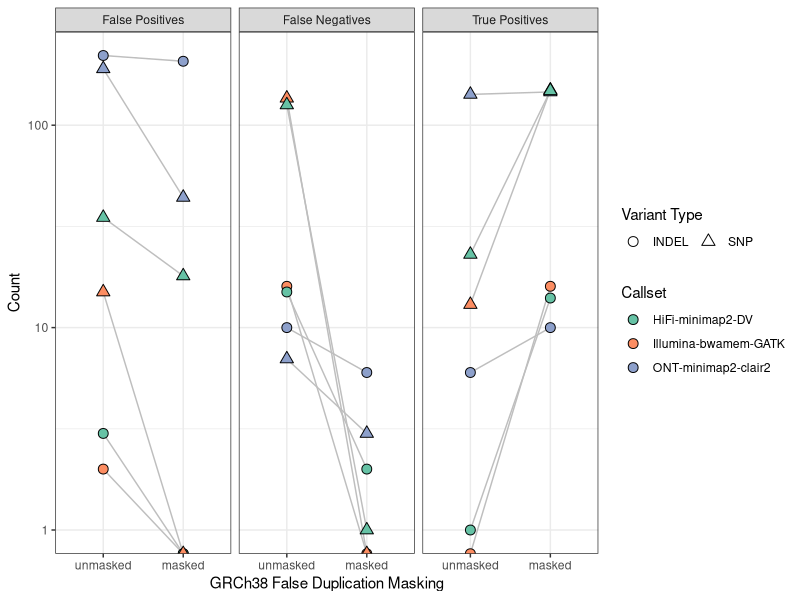
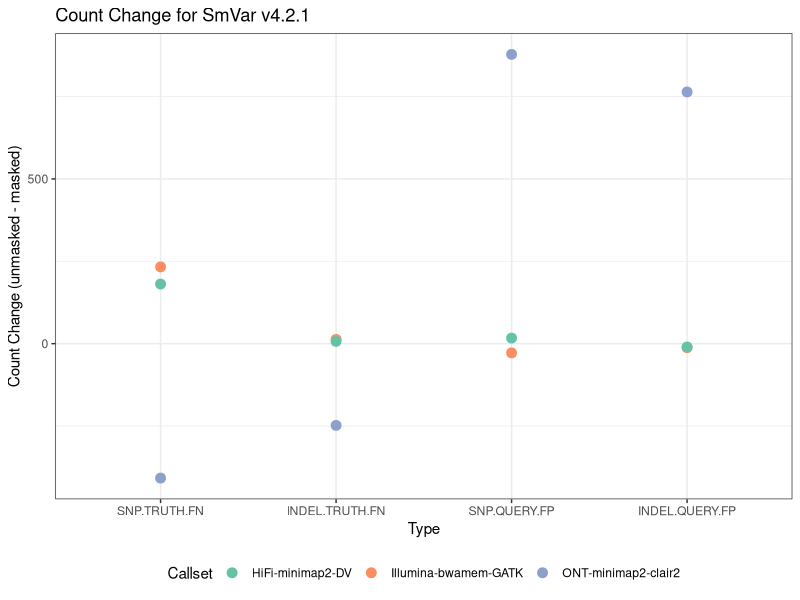
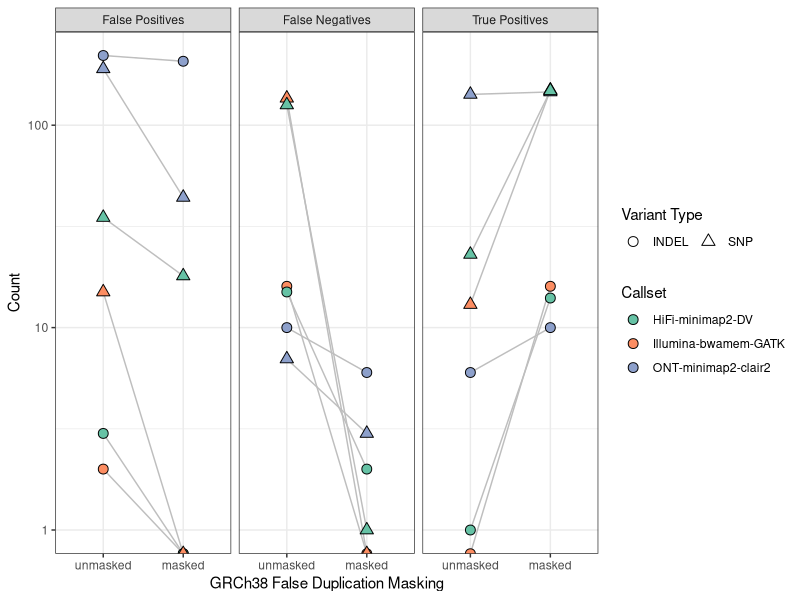
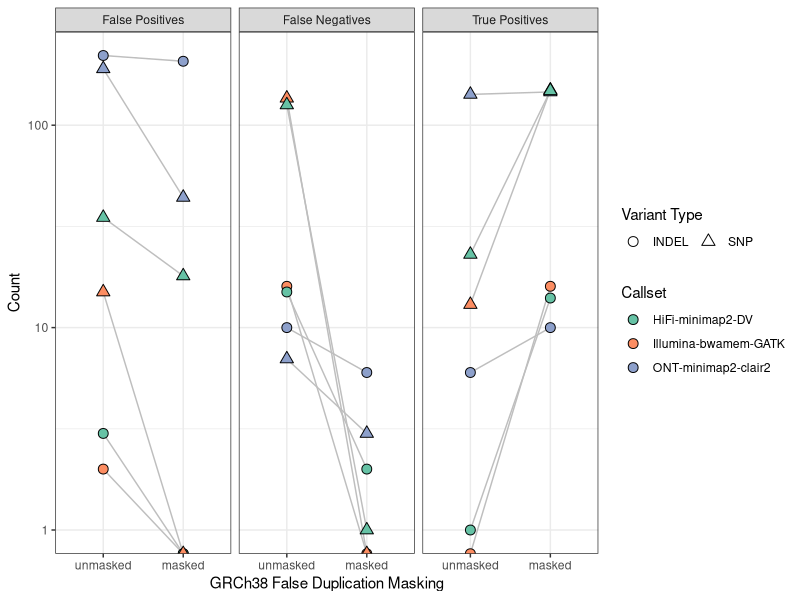

R code for these plots, in order:
##===========================================================================
## Author: Jenny McDaniel

## Date: 4/21/21

## Background: 3/30/21 Request from JZ to generate plots for MRG manuscript to 
## show that the performance of 3 HiFi, Illumina, and ONT callsets 
## to show how masking GRCh38 false duplication improves benchmarking.
## Callsets were renamed for plots as follows:
## ONT-minimap2-clair2-HG2-38-.... --> ONT-minimap2-clair2
## HG002_38_nodecoy.... --> 	Illumina-bwamem-GATK
## HiFi-DV-38.... --> HiFi-minimap2-DV

## Data: Benchmarking data (HG002-GRCh38-masking-comparison-stratifications.csv)
## from https://docs.google.com/spreadsheets/d/1smJ-ATsXwko2sCOTh4Lcyi8msnx1FM1zkERacQdHYY0/edit#gid=1746581338
## "GRCh38 mask/nomask" sheet.  This data was generated using mrg_benchmark_eval
## Snakefile_final_evaluation.py which can be found in JM GitLab repo:
## https://gitlab.nist.gov/gitlab/jennifer.mcdaniel/mrg-benchmark-eval
##===========================================================================

##===========================================================================
## Load Libraries
##===========================================================================

library(reshape2)
library(ggplot2)
library(here)
#contains color blind pallette
# library(RColorBrewer)
library(tidyverse)
# 
# #to view paletts in RColorBrewer pkg
# par(mar=c(3,4,2,2))
# display.brewer.all()

#### suggestion from Nate regarding use of shapes
# If you want to get fancy I like using shapes with outlines, this makes the 
# points pop out more. You would want to use shape 21 for SNP and 25 for INDEL, 
# http://sape.inf.usi.ch/quick-reference/ggplot2/shape, then fill instead of 
# color in the geom_point. You will need to use a custom shape scale. 

##===========================================================================
## Read in data
##===========================================================================

# DF with all metrics
benchComps_strats <- read_csv(
    here("data", "HG002-GRCh38-masking-comparison-stratifications.csv"),
    col_types = cols()
  ) %>% select(Callset, Reference, Genome, benchmark, masking, Subset,
               INDEL.TRUTH.FN, SNP.TRUTH.FN, 
               INDEL.QUERY.FP, SNP.QUERY.FP,  
               INDEL.TRUTH.TP, SNP.TRUTH.TP)

##===========================================================================
## Plot for v0.03.00 -- included in manuscript figure"                      
## "Improvements after masking false duplications" (d)                      
##===========================================================================

#subset to v0.03.00, we only want falsely duplicated strat for the MRG benchmark
benchComps_strats_mrg <- benchComps_strats %>%  
  filter(benchmark == "v0.03.00",
         Subset == "GRCh38_MRG_benchmark_gene_coordinates_falselyduplicated.bed.gz")

meltybench_mrg <- melt(benchComps_strats_mrg)

meltybench_mrg$variable_f = factor(meltybench_mrg$variable, 
                                        levels= c("SNP.TRUTH.FN", 
                                                  "SNP.QUERY.FP", 
                                                  "SNP.TRUTH.TP",
                                                  "INDEL.TRUTH.FN", 
                                                  "INDEL.QUERY.FP", 
                                                  "INDEL.TRUTH.TP"))
mrg_false_dups_plt_df <- meltybench_mrg %>% 
  select(-Subset,-Reference, -Genome, -benchmark) %>%
  separate(variable, into = c("var_type", "Metric"), extra = "merge") %>% 
  mutate(masking = factor(masking,level = c("unmasked", "masked"))) %>% 
  mutate(Metric = fct_recode(Metric, 
                             "False Negatives" = "TRUTH.FN",
                             "False Positives" = "QUERY.FP",
                             "True Positives"  = "TRUTH.TP"))
  

(mrg_false_dups_fig <- ggplot(mrg_false_dups_plt_df) +
  geom_path(aes(x = masking,
                y = value,
                group = paste(Callset,  var_type)),
            color = "grey") +
  geom_point(aes(x = masking,
                 y = value,
                 fill = Callset,
                 shape = var_type
                 ),
             size = 3) +
  facet_wrap(~ Metric) +
  labs(x = "GRCh38 False Duplication Masking",
       y = "Count",
       shape = "Variant Type") +
    scale_y_log10() + 
  scale_fill_brewer(palette = "Set2") +
  scale_shape_manual(values = c(21,24)) +
guides(fill = guide_legend(override.aes = list(shape = 21)),
       shape = guide_legend(nrow = 1)) +
  theme_bw() +
  theme(legend.position = "right", legend.box = "vertical")
)

ggsave(here("figures","fig3_false_dups.png"), 
       mrg_false_dups_fig,
       height = 2, width = 8, dpi = 300)

ggsave(here("figures","fig3_false_dups.pdf"), 
       mrg_false_dups_fig,
       height = 2, width = 8, dpi = 300)

##===========================================================================
## Plot for v4.2.1 -- included in manuscript figure: 
## "Supplementary Figure Masking Minimally affects whole genome accuracy"
##===========================================================================


# subset to 4.2.1 data, no TPs used for 4.2.1 since they are inverse of FN, 
# use all stratifications (*)
benchCompsnew_strats_4.2.1 <- benchComps_strats %>%
  filter(benchmark == "v4.2.1",Subset == "*") %>%
  select(-SNP.TRUTH.TP, -INDEL.TRUTH.TP)

meltybench_v4.2.1 <- melt(benchCompsnew_strats_4.2.1)
meltybench_v4.2.1$variable_f = factor(meltybench_v4.2.1$variable, 
                                      levels= c("SNP.TRUTH.FN", 
                                                "INDEL.TRUTH.FN",
                                                "SNP.QUERY.FP", 
                                                "INDEL.QUERY.FP"))



# use previously melted data and widen adding new columns for relative change (RC) 
# and count_change
benchwider_v4.2.1<- meltybench_v4.2.1 %>%
  pivot_wider(names_from = masking, values_from= value) %>%
  mutate(RC = ((unmasked - masked)/unmasked)) %>%
  mutate(count_change = unmasked - masked)



# Plot count change (unmasked - masked), Facet by variabe, color by callset and 
# xaxis = Type 
ggplot(data=benchwider_v4.2.1, aes(x=variable_f, y=count_change, 
                                   fill="count_change")) + 
  geom_point(size=3, aes(colour = Callset)) +
  labs(x="Type", y="Count Change (unmasked - masked)", 
       title="Count Change for SmVar v4.2.1") +
  guides(fill=FALSE) +
  scale_color_brewer(palette = "Set2") +
  theme_bw() +
  theme(legend.position="bottom") 
#use with theme to make xaxis vertical axis.text.x = element_text(angle = 90)



